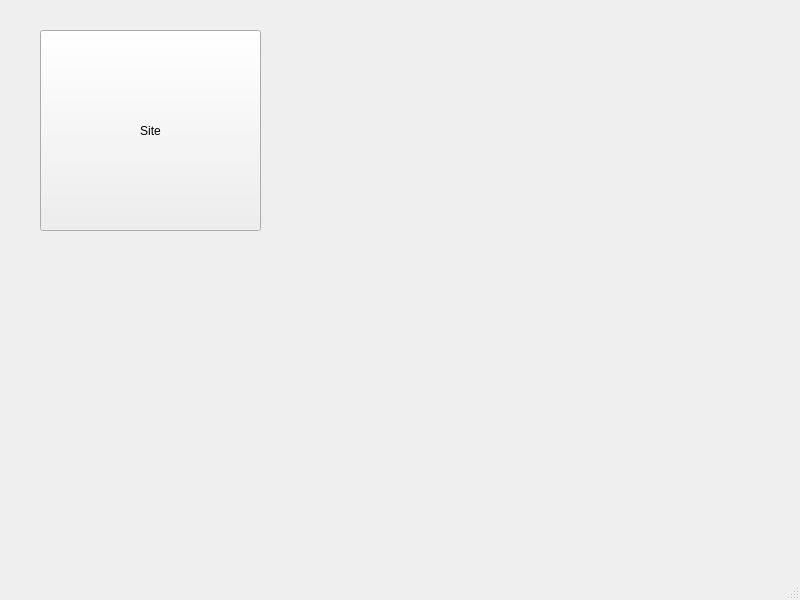
<?xml version="1.0" encoding="UTF-8"?>
<ui version="4.0">
 <class>MainWindow</class>
 <widget class="QMainWindow" name="MainWindow">
  <property name="geometry">
   <rect>
    <x>0</x>
    <y>0</y>
    <width>800</width>
    <height>600</height>
   </rect>
  </property>
  <property name="windowTitle">
   <string>MainWindow</string>
  </property>
  <widget class="QWidget" name="centralwidget">
   <widget class="QToolButton" name="siteManagerBtn">
    <property name="geometry">
     <rect>
      <x>40</x>
      <y>30</y>
      <width>221</width>
      <height>201</height>
     </rect>
    </property>
    <property name="text">
     <string>Site</string>
    </property>
   </widget>
  </widget>
  <widget class="QMenuBar" name="menubar">
   <property name="geometry">
    <rect>
     <x>0</x>
     <y>0</y>
     <width>800</width>
     <height>20</height>
    </rect>
   </property>
  </widget>
  <widget class="QStatusBar" name="statusbar"/>
 </widget>
 <resources/>
 <connections/>
</ui>
